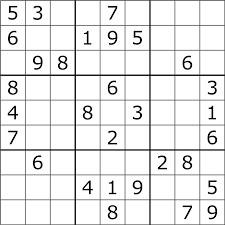
#> input picture C04.png, 225 x 225 px
$ jupyter execute '045(houghtransformationline).ipynb'
#> lines starting #> are read from the running program, lines starting #| are printed output that depends on the picture; after the words box and inside, x2 and y2 are one past the last pixel; in counts of white or black regions, pixels touching at a corner belong together
[cell 1]
import cv2
import numpy as np

[cell 2]
img = cv2.imread('C04.png')
#> img is the input picture: shape (225, 225, 3); min 0, max 255, mean 233.5
gry = cv2.cvtColor(img,cv2.COLOR_BGR2GRAY)

edg = cv2.Canny(gry,20,250)
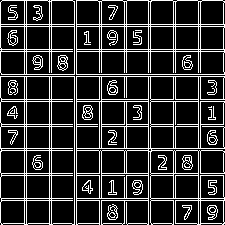
#> edg: shape (225, 225); 18.5% white in thin lines or dots

lines = cv2.HoughLines(edg,1,np.pi/180,200)
#> lines = 34 rows, first 8: [24, 0], [26, 0], [76, 0], [24, 1.57], [26, 1.57], [76, 1.57], [49, 0], [51, 0]

for r,th in lines[0]:
    a = np.cos(th)
    b = np.sin(th)

    x0 = a * r
    y0 = b * r

    x1 = int(x0 + 1000 * (-b))
    y1 = int(y0 + 1000 * (a))
    x2 = int(x0 - 1000 * (-b))
    y2 = int(y0 - 1000 * (a))

    cv2.line(img,(x1,y1),(x2,y2),(0,255,0),2)
#> this loop made 1 pass
#> (r, th, a, b, x0, y0, x1, y1) on pass 1: (24, 0, 1, 0, 24, 0, 24, 1000)
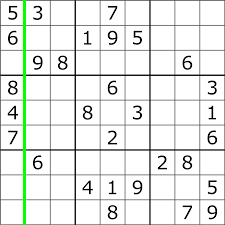
#> img: shape (225, 225, 3); 1.33% of pixels changed, all inside (x1, y1, x2, y2) = (23, 0, 26, 225)

cv2.imshow('img',img)
cv2.waitKey(0)
cv2.destroyAllWindows()

[cell 3]
img = cv2.imread('C04.png')
gry = cv2.cvtColor(img,cv2.COLOR_BGR2GRAY)

edg = cv2.Canny(gry,20,250)

l = cv2.HoughLinesP(edg,1,np.pi/180,200,minLineLength=180,maxLineGap=100)
#> l = 27 rows, first 6: [148, 224, 148, 0], [76, 224, 76, 0], [51, 224, 51, 0], [200, 224, 200, 1], [26, 224, 26, 0], [74, 224, 74, 1]

for i in l:
    x1,y1,x2,y2 = i[0]
    cv2.line(img,(x1,y1),(x2,y2),(0,255,0),2)
#> this loop made 27 passes
#> (x1, y1, x2, y2) on passes 1 to 12: (148, 224, 148, 0), (76, 224, 76, 0), (51, 224, 51, 0), (200, 224, 200, 1), (26, 224, 26, 0), (74, 224, 74, 1), (175, 223, 175, 1), (49, 224, 49, 0), (101, 224, 101, 1), (198, 224, 198, 1), (24, 224, 24, 0), (99, 224, 99, 1)
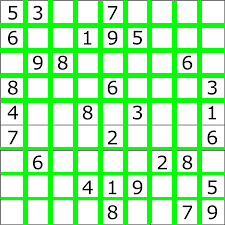
#> img: shape (225, 225, 3); mean B, G, R 172.5, 244.7, 172.5


cv2.imshow('img',img)
cv2.waitKey(0)
cv2.destroyAllWindows()

$ run again, with C02.png copied over C04.png
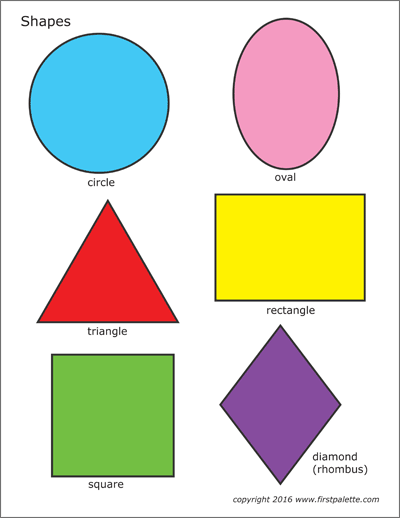
#> input picture C02.png, 400 x 518 px
#> img is the input picture: shape (518, 400, 3); mean B, G, R 198.1, 215.4, 217.4
#> `edg = cv2.Canny(gry,20,250)`:
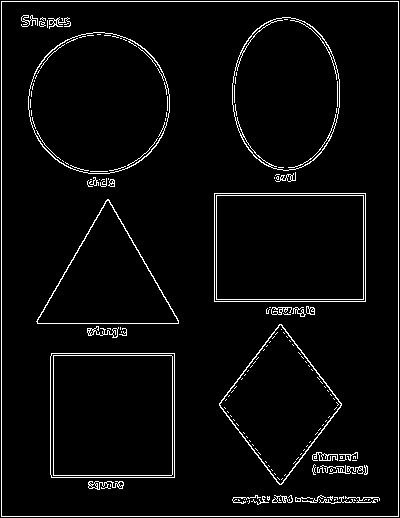
#> edg: shape (518, 400); 4.1% white in thin lines or dots
#> lines = [[1, 0], [398, 0], [1, 1.57], [516, 1.57]]
#> the loop `for r,th in lines[0]:` made 1 pass
#> (r, th, a, b, x0, y0, x1, y1) on pass 1: (1, 0, 1, 0, 1, 0, 1, 1000)
#> l = [[398, 516, 398, 1], [1, 516, 1, 1], [2, 516, 397, 516], [2, 1, 397, 1]]
#> the loop `for i in l:` made 4 passes
#> after the loop `for i in l:`:
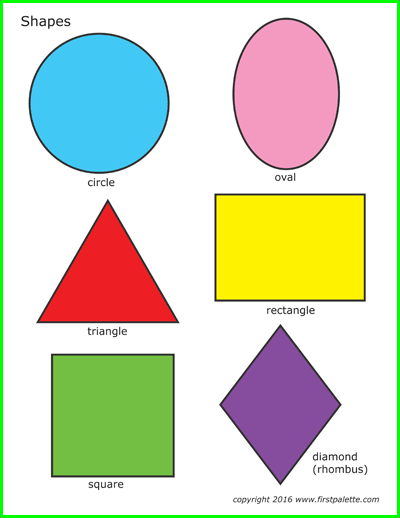
#> img: shape (518, 400, 3); 2.64% of pixels changed, all inside (x1, y1, x2, y2) = (0, 0, 400, 518)
